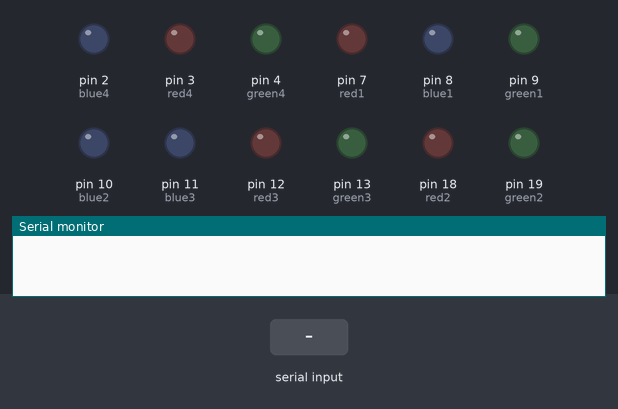
Recording of a sketch running on a simulated Arduino Uno, built with avr-gcc and run on an emulated ATmega328P. Shown: output pins drawn as LEDs (lit = HIGH), the last lines printed to the serial monitor. Dashed ring = blinking. The inputs (shaded band) are chosen by the test bench.

Above: at 1.2 s.
1.3 s: "H" received over Serial
At 1.45 s:
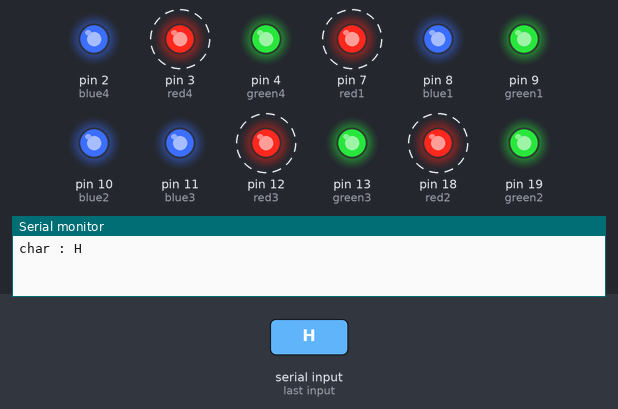
4.3 s: byte 81 ('Q') received over Serial
At 5.2 s:
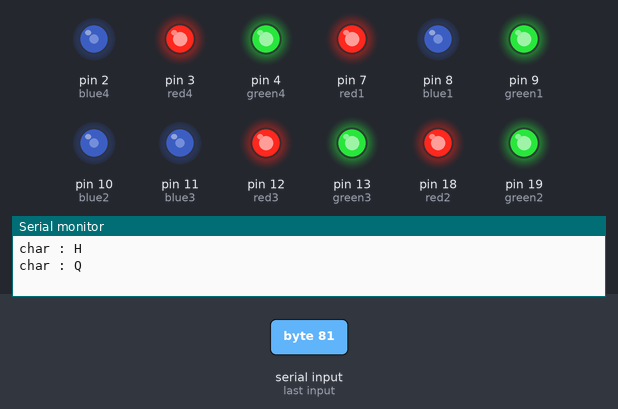
7.3 s: byte 89 ('Y') received over Serial
10.3 s: byte 68 ('D') received over Serial
At 11.0 s:
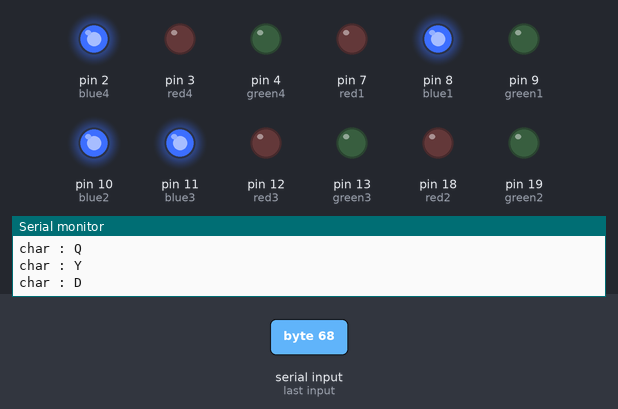
12.0 s: byte 82 ('R') received over Serial
At 12.5 s:
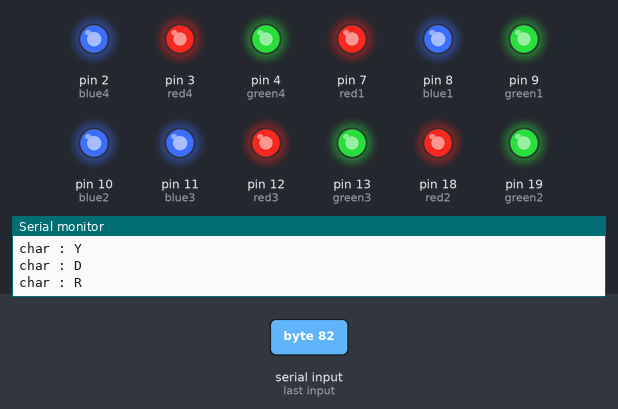
15.0 s: byte 90 ('Z') received over Serial
Timing chart, 0 to 19.0 s (numbered marks = the images above; inputs shaded):
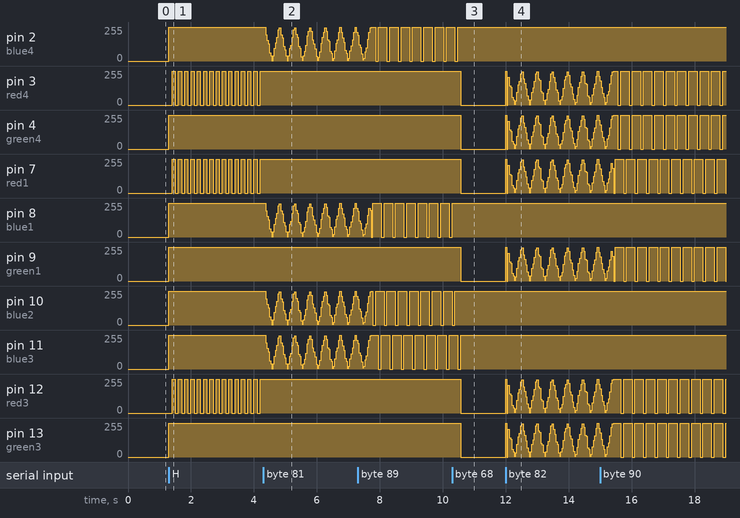

The sketch:

sketch.ino
```cpp
int red1 = 7;
int green1 = 9;
int blue1 = 8;

int red2 = 18;
int green2 = 19;
int blue2 = 10;

int red3 = 12;
int green3 = 13;
int blue3 = 11;

int red4 = 3;
int green4 = 4;
int blue4 = 2;

int lightPattern = 0;
int colorPattern = 0;

boolean flag = false;

boolean red = false;
boolean green = false;
boolean blue = false;

void setup(){
	Serial.begin(9600);
	pinMode(red1,OUTPUT);
	pinMode(green1,OUTPUT);
	pinMode(blue1,OUTPUT);
	pinMode(red2,OUTPUT);
	pinMode(green2,OUTPUT);
	pinMode(blue2,OUTPUT);
	pinMode(red3,OUTPUT);
	pinMode(green3,OUTPUT);
	pinMode(blue3,OUTPUT);
	pinMode(red4,OUTPUT);
	pinMode(green4,OUTPUT);
	pinMode(blue4,OUTPUT);
	setWhite();
	lightPattern = 0;
	colorPattern = 0;
}

void loop(){
	if (Serial.available() > 0)	{
		char c = Serial.read();
		lighting(c);
	}
	switch(colorPattern){
		case 0:
			setWhite();
			break;
		case 1:
			setRed();
			break;
		case 2:
			setGreen();
			break;
		case 3:
			setBlue();
			break;
		case 4:
			setYellow();
			break;
		case 5:
			setPink();
			break;
		case 6:
			setSky();
			break;
		default:
			setWhite();
	}
	switch(lightPattern){
		case 0:
			lightSolid();
			break;
		case 1:
			lightFlush();
			break;
		case 2:
			lightFade();
			break;
		case 3:
			lightRotation();
			break;
		default :
			lightSolid();
	}
}

void setRed(){
	red = false;
	green = true;
	blue = true;
}
void setGreen(){
	red = true;
	green = false;
	blue = true;
}
void setBlue(){
	red = true;
	green = true;
	blue = false;
}
void setYellow(){
	red = false;
	green = false;
	blue = true;
}
void setPink(){
	red = false;
	green = true;
	blue = false;
}
void setSky(){
	red = true;
	green = false;
	blue = false;
}
void setWhite(){
	red = false;
	green = false;
	blue = false;
}

void lightSolid(){
	digitalWrite(red1,  red);
	digitalWrite(green1,green);
	digitalWrite(blue1, blue);
	digitalWrite(red2,  red);
	digitalWrite(green2,green);
	digitalWrite(blue2, blue);
	digitalWrite(red3,  red);
	digitalWrite(green3,green);
	digitalWrite(blue3, blue);
	digitalWrite(red4,  red);
	digitalWrite(green4,green);
	digitalWrite(blue4 ,blue);
}
void lightFlush(){
	digitalWrite(red1,  red);
	digitalWrite(green1,green);
	digitalWrite(blue1, blue);
	digitalWrite(red2,  red);
	digitalWrite(green2,green);
	digitalWrite(blue2, blue);
	digitalWrite(red3,  red);
	digitalWrite(green3,green);
	digitalWrite(blue3, blue);
	digitalWrite(red4,  red);
	digitalWrite(green4,green);
	digitalWrite(blue4 ,blue);
	delay(100);
	digitalWrite(red1,  true);
	digitalWrite(green1,true);
	digitalWrite(blue1, true);
	digitalWrite(red2,  true);
	digitalWrite(green2,true);
	digitalWrite(blue2, true);
	digitalWrite(red3,  true);
	digitalWrite(green3,true);
	digitalWrite(blue3, true);
	digitalWrite(red4,  true);
	digitalWrite(green4,true);
	digitalWrite(blue4 ,true);
	delay(100);
}
void lightFade(){
	for(int a = 0;a<=15;a++){
		digitalWrite(red1,  red);
		digitalWrite(green1,green);
		digitalWrite(blue1, blue);
		digitalWrite(red2,  red);
		digitalWrite(green2,green);
		digitalWrite(blue2, blue);
		digitalWrite(red3,  red);
		digitalWrite(green3,green);
		digitalWrite(blue3, blue);
		digitalWrite(red4,  red);
		digitalWrite(green4,green);
		digitalWrite(blue4 ,blue);
		delay(a);
		digitalWrite(red1,  true);
		digitalWrite(green1,true);
		digitalWrite(blue1, true);
		digitalWrite(red2,  true);
		digitalWrite(green2,true);
		digitalWrite(blue2, true);
		digitalWrite(red3,  true);
		digitalWrite(green3,true);
		digitalWrite(blue3, true);
		digitalWrite(red4,  true);
		digitalWrite(green4,true);
		digitalWrite(blue4 ,true);
		delay(15 - a);
	}
	for(int a = 15;a>=0;a--){
		digitalWrite(red1,  red);
		digitalWrite(green1,green);
		digitalWrite(blue1, blue);
		digitalWrite(red2,  red);
		digitalWrite(green2,green);
		digitalWrite(blue2, blue);
		digitalWrite(red3,  red);
		digitalWrite(green3,green);
		digitalWrite(blue3, blue);
		digitalWrite(red4,  red);
		digitalWrite(green4,green);
		digitalWrite(blue4 ,blue);
		delay(a);
		digitalWrite(red1,  true);
		digitalWrite(green1,true);
		digitalWrite(blue1, true);
		digitalWrite(red2,  true);
		digitalWrite(green2,true);
		digitalWrite(blue2, true);
		digitalWrite(red3,  true);
		digitalWrite(green3,true);
		digitalWrite(blue3, true);
		digitalWrite(red4,  true);
		digitalWrite(green4,true);
		digitalWrite(blue4 ,true);
		delay(15 - a);
	}
}
void lightRotation(){
	digitalWrite(red1,  red  );
	digitalWrite(green1,green);
	digitalWrite(blue1, blue );
	digitalWrite(red2,  true );
	digitalWrite(green2,true );
	digitalWrite(blue2, true );
	digitalWrite(red3,  true );
	digitalWrite(green3,true );
	digitalWrite(blue3, true );
	digitalWrite(red4,  true );
	digitalWrite(green4,true );
	digitalWrite(blue4, true );
	delay(90);
	digitalWrite(red1,  true );
	digitalWrite(green1,true );
	digitalWrite(blue1, true );
	digitalWrite(red2,  red  );
	digitalWrite(green2,green);
	digitalWrite(blue2, blue );
	digitalWrite(red3,  true );
	digitalWrite(green3,true );
	digitalWrite(blue3, true );
	digitalWrite(red4,  true );
	digitalWrite(green4,true );
	digitalWrite(blue4, true );
	delay(90);
	digitalWrite(red1,  true);
	digitalWrite(green1,true);
	digitalWrite(blue1, true);
	digitalWrite(red2,  true );
	digitalWrite(green2,true );
	digitalWrite(blue2, true );
	digitalWrite(red3,  true );
	digitalWrite(green3,true );
	digitalWrite(blue3, true );
	digitalWrite(red4,  red );
	digitalWrite(green4,green );
	digitalWrite(blue4, blue);
	delay(90);
	digitalWrite(red1,  true );
	digitalWrite(green1,true );
	digitalWrite(blue1, true );
	digitalWrite(red2,  true );
	digitalWrite(green2,true );
	digitalWrite(blue2, true );
	digitalWrite(red3,  red  );
	digitalWrite(green3,green);
	digitalWrite(blue3, blue );
	digitalWrite(red4,  true );
	digitalWrite(green4,true );
	digitalWrite(blue4, true );
	delay(90);
}

void lighting(char c){
	Serial.print("char : ");
	Serial.println(c);
	//set color
	if(c == 'A' || c == 'H' || c == 'O' || c == 'W'){
		colorPattern = 1;
	}else if(c == 'B' || c == 'I' || c == 'P' || c == 'X'){
		colorPattern = 2;
	}else if(c == 'C' || c == 'J' || c == 'Q' || c == 'Y'){
		colorPattern = 3;
	}else if(c == 'D' || c == 'K' || c == 'R' || c == 'Z'){
		colorPattern = 4;
	}else if(c == 'E' || c == 'L' || c == 'S' || c == '!'){
		colorPattern = 5;
	}else if(c == 'F' || c == 'M' || c == 'T' || c == '#'){
		colorPattern = 6;
	}else if(c == 'G' || c == 'N' || c == 'U' || c == '$'){
		colorPattern = 0;
	}
	//set pattern
	if(c == 'A' || c == 'B' || c == 'C' || c == 'D' || c == 'E' || c == 'F' || c == 'G'){
		lightPattern = 0;
	}else if(c == 'H' || c == 'I' || c == 'J' || c == 'K' || c == 'L' || c == 'M' || c == 'N'){
		lightPattern = 1;
	}else if(c == 'O' || c == 'P' || c == 'Q' || c == 'R' || c == 'S' || c == 'T' || c == 'U'){
		lightPattern = 2;
	}else if(c == 'W' || c == 'X' || c == 'Y' || c == 'Z' || c == '!' || c == '#' || c == '$'){
		lightPattern = 3;
	}

	//emergency color
	if(c == 'a' || c == 'h' || c == 'o' || c == 'w'){
		setRed();
	}else if(c == 'b' || c == 'i' || c == 'p' || c == 'x'){
		setGreen();
	}else if(c == 'c' || c == 'j' || c == 'q' || c == 'y'){
		setBlue();
	}else if(c == 'd' || c == 'k' || c == 'r' || c == 'z'){
		setYellow();
	}else if(c == 'e' || c == 'l' || c == 's' || c == '%'){
		setPink();
	}else if(c == 'f' || c == 'm' || c == 't' || c == '&'){
		setSky();
	}else if(c == 'g' || c == 'n' || c == 'u' || c == '@'){
		setWhite();
	}
	//emergency pattern
	if(c == 'a' || c == 'b' || c == 'c' || c == 'd' || c == 'e' || c == 'f' || c == 'g'){
		lightSolid();
	}else if(c == 'h' || c == 'i' || c == 'j' || c == 'k' || c == 'l' || c == 'm' || c == 'n'){
		for(int i=0;i<15;i++){
			lightFlush();
		}
	}else if(c == 'o' || c == 'p' || c == 'q' || c == 'r' || c == 's' || c == 't' || c == 'u'){
		for(int i=0;i<5;i++){
			lightFade();
		}
	}else if(c == 'w' || c == 'x' || c == 'y' || c == 'z' || c == '%' || c == '&' || c == '@'){
		for(int i=0;i<10;i++){
			lightRotation();
		}
	}
	if(c == 'x'){
		setRed();
	}
}
```

Measured:
- after the input at 1.3 s, pin 2 (blue4), pin 4 (green4), pin 8 (blue1), pin 9 (green1), pin 10 (blue2), pin 11 (blue3), pin 13 (green3), pin 19 (green2): 0/255 → 255/255 at once; pin 3 (red4), pin 7 (red1), pin 12 (red3), pin 18 (red2): alternates 255/255 for 0.10 s and 0/255 for 0.10 s, starting after 0.10 s
- after the input at 10.3 s, pin 2 (blue4): goes on until 10.5 s, then stays 255/255; pin 3 (red4): 255/255 → 0/255 after 0.27 s
